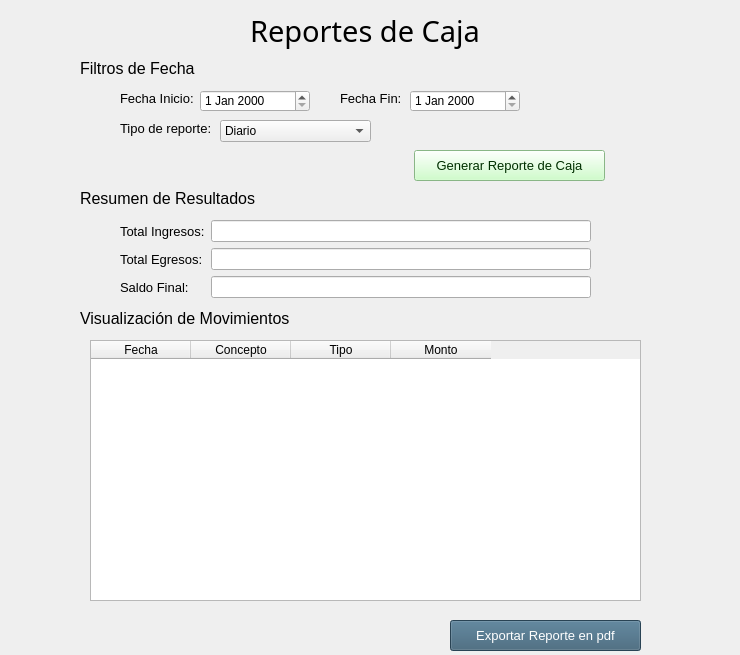
<?xml version="1.0" encoding="UTF-8"?>
<ui version="4.0">
 <class>Form</class>
 <widget class="QWidget" name="Form">
  <property name="geometry">
   <rect>
    <x>0</x>
    <y>0</y>
    <width>740</width>
    <height>655</height>
   </rect>
  </property>
  <property name="windowTitle">
   <string>Form</string>
  </property>
  <widget class="QLabel" name="label_2">
   <property name="geometry">
    <rect>
     <x>250</x>
     <y>10</y>
     <width>251</width>
     <height>41</height>
    </rect>
   </property>
   <property name="font">
    <font>
     <family>Montserrat</family>
     <pointsize>22</pointsize>
    </font>
   </property>
   <property name="text">
    <string>Reportes de Caja</string>
   </property>
  </widget>
  <widget class="QLabel" name="label">
   <property name="geometry">
    <rect>
     <x>80</x>
     <y>60</y>
     <width>121</width>
     <height>16</height>
    </rect>
   </property>
   <property name="font">
    <font>
     <pointsize>12</pointsize>
    </font>
   </property>
   <property name="text">
    <string>Filtros de Fecha</string>
   </property>
  </widget>
  <widget class="QLabel" name="label_3">
   <property name="geometry">
    <rect>
     <x>120</x>
     <y>90</y>
     <width>111</width>
     <height>16</height>
    </rect>
   </property>
   <property name="font">
    <font>
     <pointsize>10</pointsize>
    </font>
   </property>
   <property name="text">
    <string>Fecha Inicio:</string>
   </property>
  </widget>
  <widget class="QLabel" name="label_4">
   <property name="geometry">
    <rect>
     <x>340</x>
     <y>90</y>
     <width>111</width>
     <height>16</height>
    </rect>
   </property>
   <property name="font">
    <font>
     <pointsize>10</pointsize>
    </font>
   </property>
   <property name="text">
    <string>Fecha Fin:</string>
   </property>
  </widget>
  <widget class="QLabel" name="label_5">
   <property name="geometry">
    <rect>
     <x>120</x>
     <y>120</y>
     <width>111</width>
     <height>16</height>
    </rect>
   </property>
   <property name="font">
    <font>
     <pointsize>10</pointsize>
    </font>
   </property>
   <property name="text">
    <string>Tipo de reporte:</string>
   </property>
  </widget>
  <widget class="QDateEdit" name="de_fecha_inicio">
   <property name="geometry">
    <rect>
     <x>200</x>
     <y>90</y>
     <width>110</width>
     <height>22</height>
    </rect>
   </property>
  </widget>
  <widget class="QDateEdit" name="de_fecha_fin">
   <property name="geometry">
    <rect>
     <x>410</x>
     <y>90</y>
     <width>110</width>
     <height>22</height>
    </rect>
   </property>
  </widget>
  <widget class="QComboBox" name="cb_tipo_reporte">
   <property name="geometry">
    <rect>
     <x>220</x>
     <y>120</y>
     <width>151</width>
     <height>22</height>
    </rect>
   </property>
   <item>
    <property name="text">
     <string>Diario</string>
    </property>
   </item>
   <item>
    <property name="text">
     <string>Semanal</string>
    </property>
   </item>
   <item>
    <property name="text">
     <string>Mensual</string>
    </property>
   </item>
  </widget>
  <widget class="QPushButton" name="pb_generar_reporte">
   <property name="geometry">
    <rect>
     <x>414</x>
     <y>150</y>
     <width>191</width>
     <height>31</height>
    </rect>
   </property>
   <property name="font">
    <font>
     <pointsize>10</pointsize>
    </font>
   </property>
   <property name="styleSheet">
    <string notr="true">QPushButton#pb_generar_reporte{
background-color: rgb(192, 255, 187);
	color: rgb(0, 47, 0);
}</string>
   </property>
   <property name="text">
    <string>Generar Reporte de Caja</string>
   </property>
  </widget>
  <widget class="QLabel" name="label_6">
   <property name="geometry">
    <rect>
     <x>80</x>
     <y>190</y>
     <width>181</width>
     <height>16</height>
    </rect>
   </property>
   <property name="font">
    <font>
     <pointsize>12</pointsize>
    </font>
   </property>
   <property name="text">
    <string>Resumen de Resultados</string>
   </property>
  </widget>
  <widget class="QWidget" name="formLayoutWidget">
   <property name="geometry">
    <rect>
     <x>120</x>
     <y>220</y>
     <width>471</width>
     <height>81</height>
    </rect>
   </property>
   <layout class="QFormLayout" name="formLayout">
    <item row="0" column="0">
     <widget class="QLabel" name="label_7">
      <property name="font">
       <font>
        <pointsize>10</pointsize>
       </font>
      </property>
      <property name="text">
       <string>Total Ingresos:</string>
      </property>
     </widget>
    </item>
    <item row="1" column="0">
     <widget class="QLabel" name="label_8">
      <property name="font">
       <font>
        <pointsize>10</pointsize>
       </font>
      </property>
      <property name="text">
       <string>Total Egresos:</string>
      </property>
     </widget>
    </item>
    <item row="2" column="0">
     <widget class="QLabel" name="label_9">
      <property name="font">
       <font>
        <pointsize>10</pointsize>
       </font>
      </property>
      <property name="text">
       <string>Saldo Final:</string>
      </property>
     </widget>
    </item>
    <item row="0" column="1">
     <widget class="QLineEdit" name="le_total_ingresos">
      <property name="readOnly">
       <bool>true</bool>
      </property>
     </widget>
    </item>
    <item row="1" column="1">
     <widget class="QLineEdit" name="le_total_egresos">
      <property name="readOnly">
       <bool>true</bool>
      </property>
     </widget>
    </item>
    <item row="2" column="1">
     <widget class="QLineEdit" name="le_saldo_final">
      <property name="readOnly">
       <bool>true</bool>
      </property>
     </widget>
    </item>
   </layout>
  </widget>
  <widget class="QLabel" name="label_10">
   <property name="geometry">
    <rect>
     <x>80</x>
     <y>310</y>
     <width>211</width>
     <height>16</height>
    </rect>
   </property>
   <property name="font">
    <font>
     <pointsize>12</pointsize>
    </font>
   </property>
   <property name="text">
    <string>Visualización de Movimientos</string>
   </property>
  </widget>
  <widget class="QTableWidget" name="tw_movimientos">
   <property name="geometry">
    <rect>
     <x>90</x>
     <y>340</y>
     <width>551</width>
     <height>261</height>
    </rect>
   </property>
   <column>
    <property name="text">
     <string>Fecha</string>
    </property>
   </column>
   <column>
    <property name="text">
     <string>Concepto</string>
    </property>
   </column>
   <column>
    <property name="text">
     <string>Tipo</string>
    </property>
   </column>
   <column>
    <property name="text">
     <string>Monto</string>
    </property>
   </column>
  </widget>
  <widget class="QPushButton" name="pb_exportar_pdf">
   <property name="geometry">
    <rect>
     <x>450</x>
     <y>620</y>
     <width>191</width>
     <height>31</height>
    </rect>
   </property>
   <property name="font">
    <font>
     <pointsize>10</pointsize>
    </font>
   </property>
   <property name="styleSheet">
    <string notr="true">QPushButton#pb_exportar_pdf{
background-color: rgb(58, 94, 117);
	color: rgb(255, 255, 255);
}</string>
   </property>
   <property name="text">
    <string>Exportar Reporte en pdf</string>
   </property>
  </widget>
 </widget>
 <resources/>
 <connections/>
</ui>
